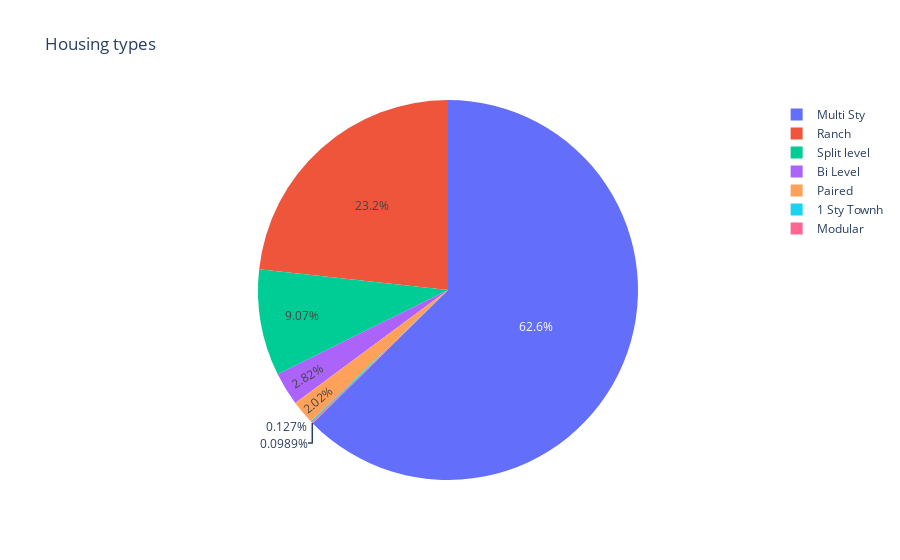

The notebook cell saved with this chart:
### Code cell
# declaring data
data = [sum(X['Design']=='Ranch'), sum(X['Design']=='Split level'),sum(X['Design']=='Bi Level'),sum(X['Design']=='Multi Sty'),
       sum(X['Design']=='Paired'),sum(X['Design']=='1 Sty Townh'),sum(X['Design']=='Modular')]
keys = ['Ranch', 'Split level', 'Bi Level', 'Multi Sty', 'Paired',
       '1 Sty Townh', 'Modular']
  
fig = px.pie(X, values=data, names=keys, title='Housing types')
fig.show()

### Figure 1 — Plotly figure (JSON) as saved in the notebook; plotly's stock layout.template omitted (floating-point values rounded to 4 significant figures)
{"data": [{"domain": {"x": [0, 1], "y": [0, 1]}, "hovertemplate": "label=%{label}<br>value=%{value}<extra></extra>", "labels": ["Ranch", "Split level", "Bi Level", "Multi Sty", "Paired", "1 Sty Townh", "Modular"], "legendgroup": "", "name": "", "showlegend": true, "type": "pie", "values": [1646, 642, 200, 4433, 143, 9, 7]}], "layout": {"legend": {"tracegroupgap": 0}, "title": {"text": "Housing types"}}}
